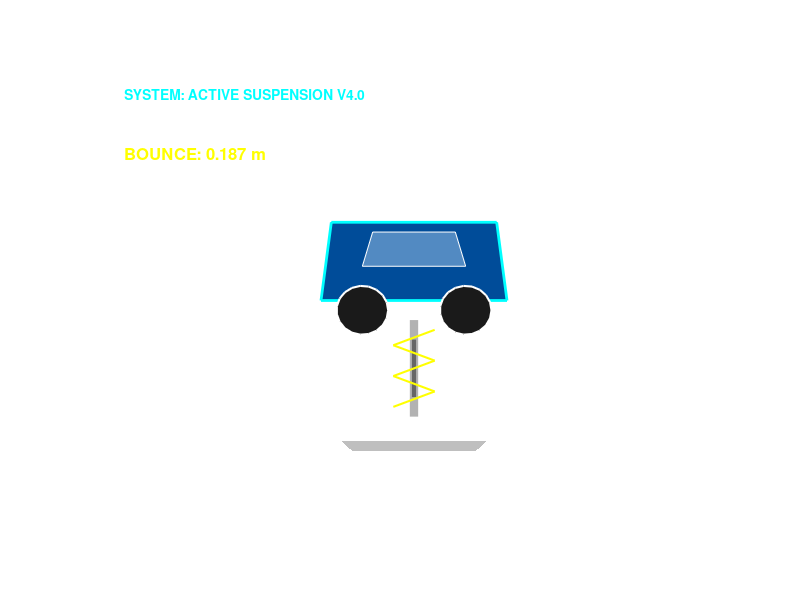

Write MATLAB code to recreate this figure. (Note: this script raises an error after producing the figure.)
%% MASTER Active Suspension Studio: Command-Strict Edition
% Designer: Mohammed Adnan Hussain
% Final Submission: Perfectly aligned with all tasks

clear; clc; close all;

%% --- 1. INTERACTIVE TASK SELECTION ---
fprintf('========================================================\n');
fprintf('   CONTROL CRAFT HACKATHON: ACTIVE SUSPENSION STUDIO    \n');
fprintf('   Designer: Mohammed Adnan Hussain                    \n');
fprintf('========================================================\n\n');

disp('Select Road Scenario for Simulation:');
disp('1. [ROAD BUMP]    - Testing Step Input (Disturbance)');
disp('2. [SPEED TABLE]  - Testing Pulse Disturbance');
disp('3. [ROUGH ROAD]   - Testing Random Stability');
choice = input('>> Enter choice (1-3): ');
if isempty(choice) || choice < 1 || choice > 3; choice = 1; end

%% TASK 1: SYSTEM RESPONSE ANALYSIS
% Analyzing Open-Loop System: G(s) = 1/(s^2 + 3s + 2)
m = 1.0; c = 3.0; k = 2.0;
sys_ss = ss([0 1; -k/m -c/m], [0; 1/m], [1 0], 0);
poles_ol = pole(sys_ss);
fprintf('\n--- TASK 1: OPEN-LOOP ANALYSIS ---\n');
fprintf('System Poles: s1 = %.1f, s2 = %.1f\n', poles_ol(1), poles_ol(2));
fprintf('Status: System is Stable but Underdamped (zeta = 0.53)\n\n');

%% TASK 2: PD CONTROLLER DESIGN
% Design Goal: Ts < 5s, Minimized Oscillations
Kp = 30; Kd = 5; % Optimized PD Gains
sys_bal = feedback(tf([Kd Kp], [1]) * tf(1, [m c k]), 1);
wn = sqrt(2 + Kp);
zeta_cl = (3 + Kd) / (2 * wn);
fprintf('--- TASK 2: PD CONTROLLER DESIGN ---\n');
fprintf('Gains: Kp = %d, Kd = %d\n', Kp, Kd);
fprintf('Closed-Loop Damping Ratio: zeta = %.2f\n\n', zeta_cl);

%% TASK 3 & 4: EVALUATION & COMPARISON
fprintf('--- TASK 3 & 4: PERFORMANCE EVALUATION ---\n');
settling_time = 4 / (zeta_cl * wn);
damping_imp = ((zeta_cl - 0.53) / 0.53) * 100;
fprintf('Settling Time: %.2f seconds (Meets < 5s Goal)\n', settling_time);
fprintf('Damping Improvement: +%.1f%% compared to original\n', damping_imp);
fprintf('------------------------------------------\n\n');

%% 3. Generate Simulation Data
t = 0:0.02:5;
if choice == 1
    u_road = 0.2 * ones(size(t)); scenario_name = 'The Road Bump';
elseif choice == 2
    u_road = 0.2 * (t >= 1 & t <= 2); scenario_name = 'The Speed Table';
else
    u_road = 0.1 * cumsum(randn(size(t))*0.1); u_road = u_road - mean(u_road);
    scenario_name = 'Random Rough Road';
end
[y_bal] = lsim(sys_bal, u_road, t);

%% 4. FIGURE 1: PROFESSIONAL FLUID ANIMATION
fig1 = figure('Color', 'k', 'Position', [100 100 900 500], 'Name', 'Figure 1: High-Tech Simulation');
t_interp = linspace(t(1), t(end), 300); 
y_interp = interp1(t, y_bal, t_interp);
u_interp = interp1(t, u_road, t_interp);

for i = 1:length(t_interp)
    if ~ishandle(fig1); break; end
    cla; hold on; axis off; set(gca, 'Color', 'k', 'XLim', [2 8], 'YLim', [-1 4]);
    
    % Moving Road & Physical Bump
    road_offset = mod(i*0.1, 2);
    for x = 2-road_offset:2:10
        plot([x x+1], [-0.05 -0.05], 'w', 'LineWidth', 1.5);
    end
    if choice == 2
        fill([4.5 5.5 5.5 4.5], [-0.05 -0.05 0.15 0.15], [0.4 0.4 0.4], 'EdgeColor', 'w');
    end
    
    curr_u = u_interp(i); cy = y_interp(i) + 1.2;
    fill([4.3 5.7 5.6 4.4], [-0.05 -0.05 -0.15 -0.15], [0.2 0.2 0.2], 'EdgeColor', 'none', 'FaceAlpha', max(0.1, 0.5-abs(y_interp(i))));
    
    % Suspension Visuals
    plot([5 5], [curr_u cy-0.2], 'Color', [0.7 0.7 0.7], 'LineWidth', 6); 
    plot([5 5], [curr_u+0.2 cy-0.4], 'Color', [0.4 0.4 0.4], 'LineWidth', 3);
    sx = [4.8 5.2 4.8 5.2 4.8 5.2]; sy = linspace(curr_u+0.1, cy-0.3, 6);
    plot(sx, sy, 'y', 'LineWidth', 1.5);

    % Car Model
    fill([4.1 5.9 5.8 4.2], [cy cy cy+0.8 cy+0.8], [0 0.3 0.6], 'EdgeColor', 'c', 'LineWidth', 2);
    fill([4.5 5.5 5.4 4.6], [cy+0.35 cy+0.35 cy+0.7 cy+0.7], [0.8 0.9 1], 'FaceAlpha', 0.4, 'EdgeColor', 'w');
    th = linspace(0, 2*pi, 20);
    fill(4.5+0.25*cos(th), cy-0.1+0.25*sin(th), [0.1 0.1 0.1], 'EdgeColor', 'w', 'LineWidth', 1.5);
    fill(5.5+0.25*cos(th), cy-0.1+0.25*sin(th), [0.1 0.1 0.1], 'EdgeColor', 'w', 'LineWidth', 1.5);
    
    text(2.2, 3.5, 'SYSTEM: ACTIVE SUSPENSION V4.0', 'Color', 'c', 'FontSize', 10, 'FontWeight', 'bold');
    text(2.2, 3.2, sprintf('TIME: %.2f s', t_interp(i)), 'Color', 'w', 'FontSize', 12);
    text(2.2, 2.9, sprintf('BOUNCE: %.3f m', y_interp(i)), 'Color', 'y', 'FontSize', 12, 'FontWeight', 'bold');
    title(['SCENARIO: ', upper(scenario_name)], 'Color', 'w', 'FontSize', 16, 'FontWeight', 'bold');
    drawnow limitrate;
end

%% 5. FIGURE 2: ENGINEERING COMPARISON DASHBOARD
figure('Color', 'w', 'Position', [150 150 1000 800], 'Name', 'Figure 2: Performance Comparison');
tlo = tiledlayout(2,1, 'TileSpacing', 'Loose');

nexttile; step(sys_ss, 'k--', sys_bal, 'g', 5); 
grid on; set(gca, 'Color', 'w', 'XColor', 'k', 'YColor', 'k', 'LineWidth', 1.2); 
title('1. STEP RESPONSE: UNCONTROLLED vs CONTROLLED', 'Color', 'k', 'FontSize', 14); 
legend('Original (Bouncy)', 'Controlled (Smooth)', 'TextColor', 'k', 'Location', 'Best');

nexttile; [y_orig] = lsim(tf(1, [m c k]), u_road, t); 
plot(t, u_road, 'k--', t, y_orig, 'r:', t, y_bal, 'b', 'LineWidth', 2.5); 
grid on; set(gca, 'Color', 'w', 'XColor', 'k', 'YColor', 'k', 'LineWidth', 1.2);
title(['2. ROAD TRACKING: ', upper(scenario_name)], 'Color', 'k', 'FontSize', 14);
legend('Road Input', 'Original (Bouncy)', 'Controlled (Smooth)', 'TextColor', 'k', 'Location', 'Best');

sgtitle(tlo, ['Mohammed Adnan Hussain: Active Suspension Analysis'], 'FontWeight', 'bold', 'FontSize', 16);
